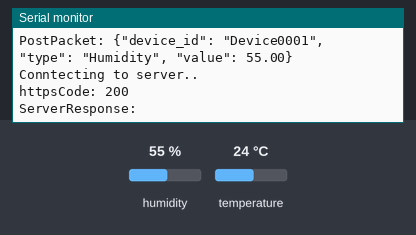
Bench run of a sketch on a simulated ESP8266 (NodeMCU). On the bench: the last lines printed to the serial monitor. Inputs (shaded band) come from the test bench; at power-on: humidity 55 %, temperature 24 °C. WiFi joins after 1.5 s; servers stay silent unless stated; uploads are accepted with an empty reply.

Above: at 7.9 s.
8.0 s: humidity set to 22 %
At 8.31 s:
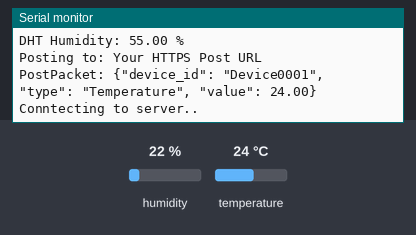
11.5 s: temperature set to 12 °C
At 12.62 s:
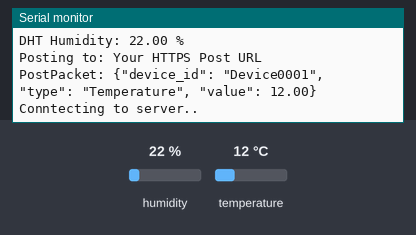
15.0 s: humidity set to 40 %
At 15.7 s:
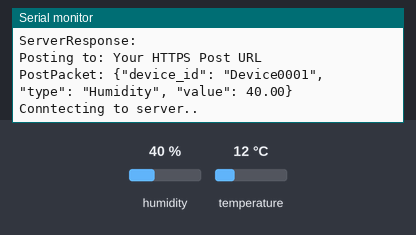
Timing chart, 0 to 18.0 s (numbered marks = the images above; inputs shaded):
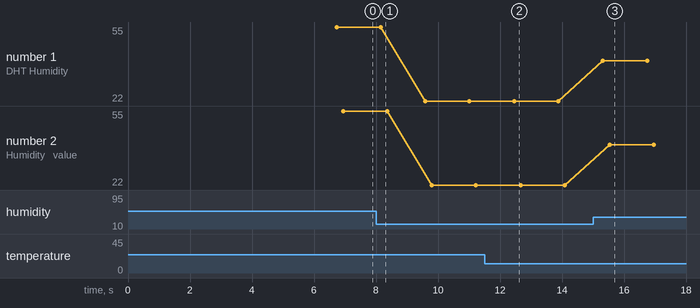

The sketch:

HTTPS_ESP8266.ino
```cpp
/*
  Welcome to JP Learning
*/
#include <DHT.h>
#include <ESP8266WiFi.h>
#include <ESP8266HTTPClient.h>

#define DHT_PIN 5
#define DHT_TYPE DHT11
DHT dht(DHT_PIN, DHT_TYPE);

// Wi-Fi Credentials
const char* ssid = "Your SSID";
const char* password = "Your Password";

String HTTPS_POST_URL = "Your HTTPS Post URL";
String HTTPS_GET_URL = "Your HTTPS Get URL";

BearSSL::WiFiClientSecure client;
HTTPClient https;

String device_id = "Device0001";

void setup() {
  Serial.begin(115200);
  dht.begin();
  delay(5000);
  Serial.println("\n\nWelcome to JP Learning\n");
  setup_wifi();

  // Most important line
  client.setInsecure();
  HTTPS_GET(HTTPS_GET_URL);
}

void loop() {
  float DHT_Temperature = dht.readTemperature();
  float DHT_Humidity = dht.readHumidity();
  if (isnan(DHT_Temperature) || isnan(DHT_Humidity)) {
    Serial.println("\n\nFailed to read from DHT11 sensor!");
    delay(1000);
  } else {
    Serial.println("\n\nDHT Temperature: " + String(DHT_Temperature) + " °C");
    Serial.println("DHT Humidity: " + String(DHT_Humidity) + " %");

    // POST Temperature Data
    String pkt = "{";
    pkt += "\"device_id\": \"" + device_id + "\", ";
    pkt += "\"type\": \"Temperature\", ";
    pkt += "\"value\": " + String(DHT_Temperature) + "";
    pkt += "}";
    HTTPS_POST(HTTPS_POST_URL, pkt);

    // POST Humidity Data
    String pkt2 = "{";
    pkt2 += "\"device_id\": \"" + device_id + "\", ";
    pkt2 += "\"type\": \"Humidity\", ";
    pkt2 += "\"value\": " + String(DHT_Humidity) + "";
    pkt2 += "}";
    HTTPS_POST(HTTPS_POST_URL, pkt2);
  }
  delay(1000);
}
void setup_wifi() {
  Serial.print("\nConnecting to ");
  Serial.println("\"" + String(ssid) + "\"");

  WiFi.begin(ssid, password);
  while (WiFi.status() != WL_CONNECTED) {
    delay(500);
    Serial.print(".");
  }
  Serial.println("\nWiFi connected");
  Serial.print("IP address: ");
  Serial.println(WiFi.localIP());
}

void HTTPS_GET(String HTTPS_GET_URL) {
  Serial.println("\nGetting from: " + HTTPS_GET_URL);

  Serial.println("Conntecting to server..");
  if (https.begin(client, HTTPS_GET_URL)) {
    int httpsCode = https.GET();
    if (httpsCode > 0) {
      Serial.println("httpsCode: " + String(httpsCode));
      if (httpsCode == HTTP_CODE_OK) {
        String ServerResponse = https.getString();
        Serial.println("\nServerResponse: " + ServerResponse);
      }
    } else
      Serial.print("Failed to GET");
  }
  else
    Serial.print("Failed to connect to server");
  https.end();
}
void HTTPS_POST(String HTTPS_POST_URL, String PostPacket) {
  Serial.println("\nPosting to: " + HTTPS_POST_URL);
  Serial.println("PostPacket: " + PostPacket);

  Serial.println("Conntecting to server..");
  if (https.begin(client, HTTPS_POST_URL)) {
    https.addHeader("Content-Type", "application/json");
    int httpsCode = https.POST(PostPacket);
    if (httpsCode > 0) {
      Serial.println("httpsCode: " + String(httpsCode));
      if (httpsCode == HTTP_CODE_OK || httpsCode == HTTP_CODE_CREATED) {
        String ServerResponse = https.getString();
        Serial.println("\nServerResponse: " + ServerResponse);
      }
    } else
      Serial.print("Failed to POST");
  }
  else
    Serial.print("Failed to connect to server");
  https.end();
}
```

Measured:
- after the input at 11.5 s, the serial monitor: prints a new line after 0.96 s (image 2)
- after the input at 15.0 s, the serial monitor: prints a new line after 0.32 s (image 3)
- plotted number 1: 55 → 22 after the input at 8.0 s, 22 → 40 after the input at 15.0 s
- plotted number 2: 55 → 22 after the input at 8.0 s, 22 → 40 after the input at 15.0 s
